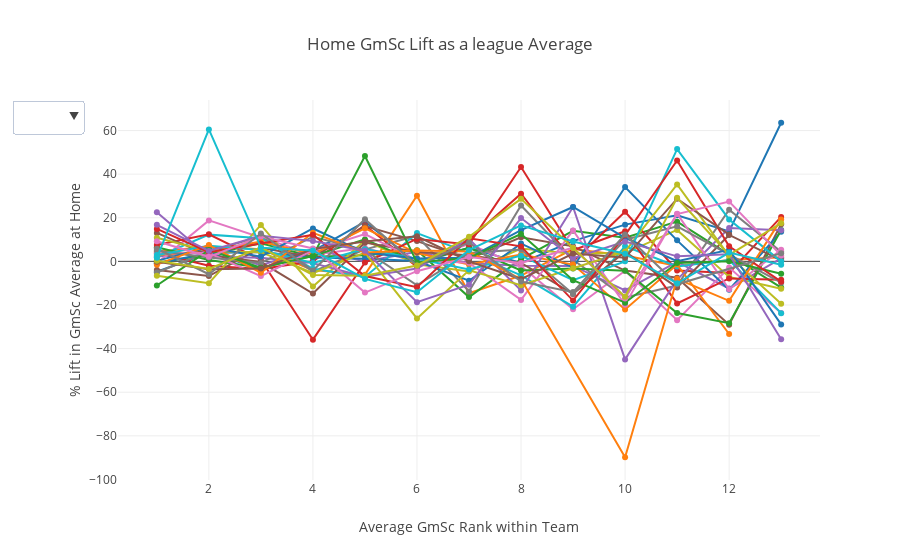

The cell this chart's notebook holds for it:
### Code cell
teams = ps.teamAbbr.unique()
traces = []
colors = pc.DEFAULT_PLOTLY_COLORS
homeGS = rankGS.loc[rankGS.teamLoc == 'Home'].sort_values('rank')

for i, team in list(enumerate(teams)):
    traces += [go.Scatter(
                x=homeGS.loc[homeGS.teamAbbr == team, 'rank'],
                y=homeGS.loc[homeGS.teamAbbr == team, 'locLift'],
                name=team,
                text=homeGS.loc[homeGS.teamAbbr == team, 'playDispNm'],
                visible=True,
                opacity = 1,
                marker=dict(color = colors[i%len(colors)])
                          )
              ] 
    

buttons = []

for i, team in list(enumerate(teams)):
    buttons += [dict(label = team,
                 method = 'update',
                 args = [{'visible': [(n%30) == i for n in range(60)]},
                         {'title': "%s's Home GmSc lift by rank in team" % team},
                         {'opacity': [0.9 for n in range(60)]}
                         ])]
    
buttons += [dict(label = 'Reset',
                 method = 'update',
                 args = [{'visible': [True for n in range(60)]},
                         {'title': "Home GmSc lift by rank in team"},
                         ]
                )]

updatemenus = list([
    dict(active=-1,
         buttons=buttons,
    )
])


layout = dict(
    title='Home GmSc Lift as a league Average', 
    showlegend=False,
    xaxis=dict(
        title='Average GmSc Rank within Team'
               ),
    yaxis=dict(
        title='% Lift in GmSc Average at Home'
               ),    
    updatemenus=updatemenus
              )
fig = dict(data=traces, layout=layout)
iplot(fig, filename='GmSc by team')
